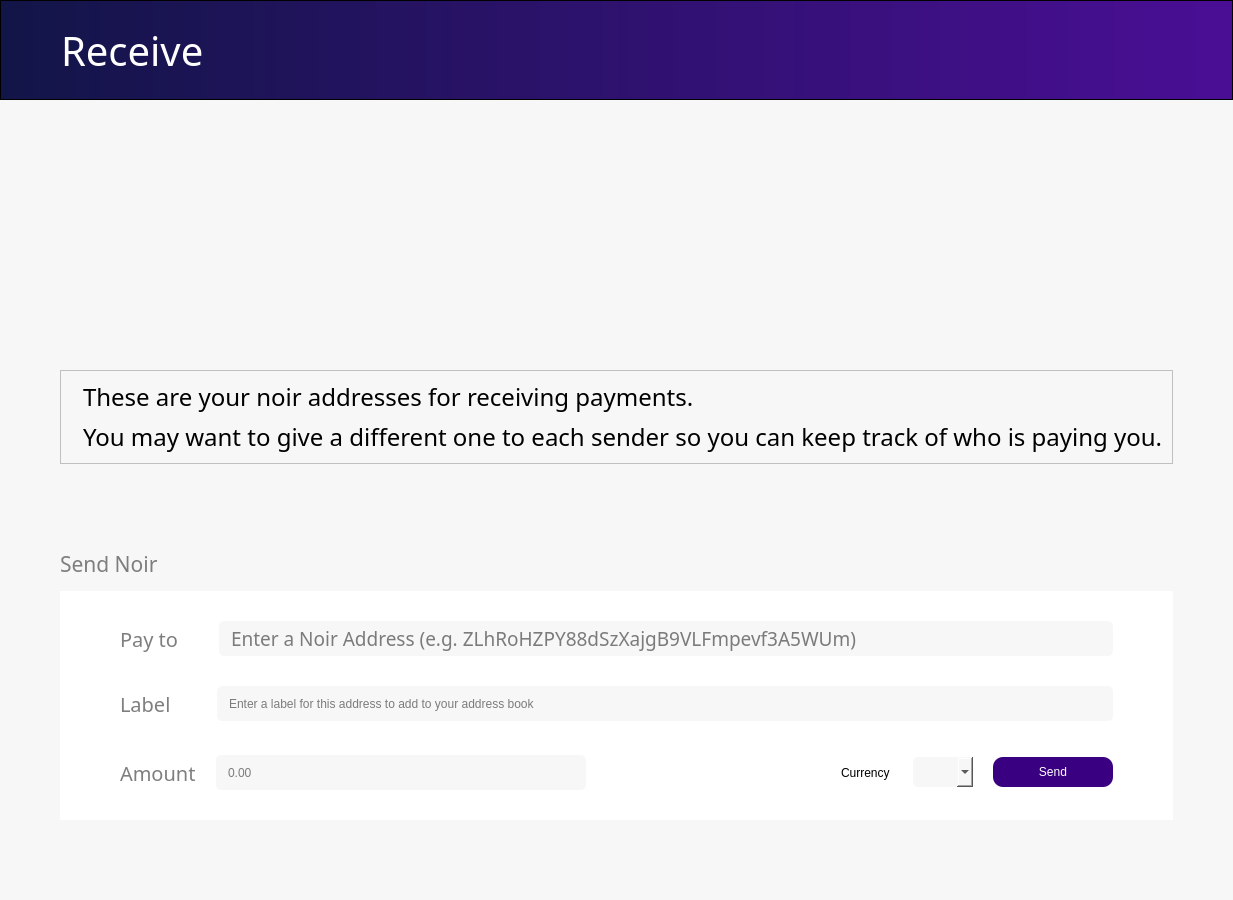
<?xml version="1.0" encoding="UTF-8"?>
<ui version="4.0">
 <class>SendCoinsDialog</class>
 <widget class="QDialog" name="SendCoinsDialog">
  <property name="geometry">
   <rect>
    <x>0</x>
    <y>0</y>
    <width>1002</width>
    <height>900</height>
   </rect>
  </property>
  <property name="windowTitle">
   <string>Send Coins</string>
  </property>
  <property name="styleSheet">
   <string notr="true">background-color:rgba(247, 247, 247, 250);</string>
  </property>
  <layout class="QVBoxLayout" name="verticalLayout" stretch="0,0,0,0">
   <property name="spacing">
    <number>5</number>
   </property>
   <property name="leftMargin">
    <number>0</number>
   </property>
   <property name="topMargin">
    <number>0</number>
   </property>
   <property name="rightMargin">
    <number>0</number>
   </property>
   <property name="bottomMargin">
    <number>0</number>
   </property>
   <item>
    <layout class="QVBoxLayout" name="Header">
     <property name="spacing">
      <number>0</number>
     </property>
     <property name="leftMargin">
      <number>0</number>
     </property>
     <property name="rightMargin">
      <number>0</number>
     </property>
     <item>
      <widget class="QFrame" name="frame">
       <property name="sizePolicy">
        <sizepolicy hsizetype="Preferred" vsizetype="Fixed">
         <horstretch>0</horstretch>
         <verstretch>0</verstretch>
        </sizepolicy>
       </property>
       <property name="minimumSize">
        <size>
         <width>1000</width>
         <height>100</height>
        </size>
       </property>
       <property name="styleSheet">
        <string notr="true">background: QLinearGradient(x1: 0, y1: 0, x2: 1, y2: 0, stop: 0 #121548, stop: 1 #4a0e95);</string>
       </property>
       <property name="frameShape">
        <enum>QFrame::StyledPanel</enum>
       </property>
       <property name="frameShadow">
        <enum>QFrame::Raised</enum>
       </property>
       <layout class="QHBoxLayout" name="horizontalLayout_2">
        <property name="leftMargin">
         <number>60</number>
        </property>
        <item>
         <widget class="QLabel" name="label_3">
          <property name="font">
           <font>
            <family>Source Sans Pro</family>
            <pointsize>30</pointsize>
           </font>
          </property>
          <property name="styleSheet">
           <string notr="true">background-color: rgb(0,0,0,0);
color: white;</string>
          </property>
          <property name="text">
           <string>Receive</string>
          </property>
         </widget>
        </item>
       </layout>
      </widget>
     </item>
     <item>
      <spacer name="verticalSpacer">
       <property name="orientation">
        <enum>Qt::Vertical</enum>
       </property>
       <property name="sizeHint" stdset="0">
        <size>
         <width>20</width>
         <height>40</height>
        </size>
       </property>
      </spacer>
     </item>
    </layout>
   </item>
   <item>
    <layout class="QVBoxLayout" name="verticalLayout_4">
     <property name="leftMargin">
      <number>60</number>
     </property>
     <property name="topMargin">
      <number>60</number>
     </property>
     <property name="rightMargin">
      <number>60</number>
     </property>
     <property name="bottomMargin">
      <number>60</number>
     </property>
     <item>
      <widget class="QFrame" name="frame_2">
       <property name="frameShape">
        <enum>QFrame::StyledPanel</enum>
       </property>
       <property name="frameShadow">
        <enum>QFrame::Raised</enum>
       </property>
       <layout class="QVBoxLayout" name="verticalLayout_6">
        <item>
         <layout class="QHBoxLayout" name="horizontalLayout_3">
          <property name="leftMargin">
           <number>0</number>
          </property>
          <item>
           <widget class="QLabel" name="label">
            <property name="sizePolicy">
             <sizepolicy hsizetype="Fixed" vsizetype="Fixed">
              <horstretch>0</horstretch>
              <verstretch>0</verstretch>
             </sizepolicy>
            </property>
            <property name="minimumSize">
             <size>
              <width>0</width>
              <height>0</height>
             </size>
            </property>
            <property name="sizeIncrement">
             <size>
              <width>0</width>
              <height>0</height>
             </size>
            </property>
            <property name="text">
             <string/>
            </property>
            <property name="pixmap">
             <pixmap resource="../bitcoin.qrc">:/res/icons/Exports_47.png</pixmap>
            </property>
            <property name="scaledContents">
             <bool>false</bool>
            </property>
            <property name="alignment">
             <set>Qt::AlignRight|Qt::AlignTrailing|Qt::AlignVCenter</set>
            </property>
           </widget>
          </item>
          <item>
           <layout class="QVBoxLayout" name="verticalLayout_5">
            <item>
             <widget class="QLabel" name="label_2">
              <property name="font">
               <font>
                <family>Source Sans Pro</family>
                <pointsize>18</pointsize>
               </font>
              </property>
              <property name="text">
               <string>These are your noir addresses for receiving payments.</string>
              </property>
             </widget>
            </item>
            <item>
             <widget class="QLabel" name="label_10">
              <property name="font">
               <font>
                <family>Source Sans Pro</family>
                <pointsize>18</pointsize>
               </font>
              </property>
              <property name="text">
               <string>You may want to give a different one to each sender so you can keep track of who is paying you.</string>
              </property>
             </widget>
            </item>
           </layout>
          </item>
         </layout>
        </item>
       </layout>
      </widget>
     </item>
    </layout>
   </item>
   <item>
    <layout class="QVBoxLayout" name="verticalLayout_10">
     <property name="spacing">
      <number>12</number>
     </property>
     <property name="leftMargin">
      <number>60</number>
     </property>
     <property name="topMargin">
      <number>20</number>
     </property>
     <property name="rightMargin">
      <number>60</number>
     </property>
     <property name="bottomMargin">
      <number>20</number>
     </property>
     <item>
      <widget class="QLabel" name="label_7">
       <property name="font">
        <font>
         <family>Source Sans Pro</family>
         <pointsize>16</pointsize>
        </font>
       </property>
       <property name="styleSheet">
        <string notr="true">color: rgb(126, 126, 126);</string>
       </property>
       <property name="text">
        <string>Send Noir</string>
       </property>
      </widget>
     </item>
     <item>
      <widget class="QFrame" name="PayFrame">
       <property name="styleSheet">
        <string notr="true">background-color: rgb(255, 255, 255);
border:0;</string>
       </property>
       <property name="frameShape">
        <enum>QFrame::StyledPanel</enum>
       </property>
       <property name="frameShadow">
        <enum>QFrame::Raised</enum>
       </property>
       <layout class="QVBoxLayout" name="verticalLayout_12">
        <property name="spacing">
         <number>30</number>
        </property>
        <property name="leftMargin">
         <number>60</number>
        </property>
        <property name="topMargin">
         <number>30</number>
        </property>
        <property name="rightMargin">
         <number>60</number>
        </property>
        <property name="bottomMargin">
         <number>30</number>
        </property>
        <item>
         <layout class="QHBoxLayout" name="horizontalLayout">
          <property name="spacing">
           <number>20</number>
          </property>
          <property name="topMargin">
           <number>0</number>
          </property>
          <item>
           <widget class="QLabel" name="label_4">
            <property name="font">
             <font>
              <family>Source Sans Pro</family>
              <pointsize>15</pointsize>
             </font>
            </property>
            <property name="styleSheet">
             <string notr="true">color: rgb(126, 126, 126);</string>
            </property>
            <property name="text">
             <string>Pay to    </string>
            </property>
           </widget>
          </item>
          <item>
           <widget class="QLineEdit" name="lineEdit">
            <property name="font">
             <font>
              <family>Source Sans Pro</family>
              <pointsize>14</pointsize>
             </font>
            </property>
            <property name="styleSheet">
             <string notr="true">background-color:rgba(247, 247, 247, 250);
height: 35px;
border-radius:5px;
border-style:solid;
border-color:gray;
border-width:thin;
padding-left: 10;
</string>
            </property>
            <property name="inputMask">
             <string/>
            </property>
            <property name="text">
             <string/>
            </property>
            <property name="cursorPosition">
             <number>0</number>
            </property>
            <property name="alignment">
             <set>Qt::AlignLeading|Qt::AlignLeft|Qt::AlignVCenter</set>
            </property>
            <property name="placeholderText">
             <string>Enter a Noir Address (e.g. ZLhRoHZPY88dSzXajgB9VLFmpevf3A5WUm)</string>
            </property>
           </widget>
          </item>
         </layout>
        </item>
        <item>
         <layout class="QHBoxLayout" name="horizontalLayout_4">
          <property name="spacing">
           <number>20</number>
          </property>
          <property name="leftMargin">
           <number>0</number>
          </property>
          <property name="topMargin">
           <number>0</number>
          </property>
          <property name="rightMargin">
           <number>0</number>
          </property>
          <property name="bottomMargin">
           <number>4</number>
          </property>
          <item>
           <widget class="QLabel" name="label_5">
            <property name="font">
             <font>
              <family>Source Sans Pro</family>
              <pointsize>15</pointsize>
             </font>
            </property>
            <property name="styleSheet">
             <string notr="true">color: rgb(126, 126, 126);</string>
            </property>
            <property name="text">
             <string>Label     </string>
            </property>
           </widget>
          </item>
          <item>
           <widget class="QLineEdit" name="lineEdit_2">
            <property name="styleSheet">
             <string notr="true">background-color:rgba(247, 247, 247, 250);
height: 35px;
border-radius:5px;
border-style:solid;
border-color:gray;
border-width:thin;
padding-left: 10;</string>
            </property>
            <property name="text">
             <string/>
            </property>
            <property name="placeholderText">
             <string>Enter a label for this address to add to your address book</string>
            </property>
           </widget>
          </item>
         </layout>
        </item>
        <item>
         <layout class="QHBoxLayout" name="horizontalLayout_5">
          <property name="spacing">
           <number>20</number>
          </property>
          <property name="topMargin">
           <number>0</number>
          </property>
          <item>
           <widget class="QLabel" name="label_6">
            <property name="font">
             <font>
              <family>Source Sans Pro</family>
              <pointsize>15</pointsize>
             </font>
            </property>
            <property name="styleSheet">
             <string notr="true">color: rgb(126, 126, 126);</string>
            </property>
            <property name="text">
             <string>Amount</string>
            </property>
           </widget>
          </item>
          <item>
           <widget class="QLineEdit" name="lineEdit_3">
            <property name="styleSheet">
             <string notr="true">background-color:rgba(247, 247, 247, 250);
height: 35px;
border-radius:5px;
border-style:solid;
border-color:gray;
border-width:thin;
padding-left: 10;</string>
            </property>
            <property name="text">
             <string/>
            </property>
            <property name="placeholderText">
             <string>0.00</string>
            </property>
           </widget>
          </item>
          <item>
           <widget class="QLabel" name="label_9">
            <property name="styleSheet">
             <string notr="true">color:white;</string>
            </property>
            <property name="lineWidth">
             <number>2</number>
            </property>
            <property name="text">
             <string>ADD SPACE IN THIS LABEL TO MAKE </string>
            </property>
           </widget>
          </item>
          <item>
           <widget class="QLabel" name="label_8">
            <property name="text">
             <string>Currency </string>
            </property>
           </widget>
          </item>
          <item>
           <widget class="QComboBox" name="comboBox">
            <property name="styleSheet">
             <string notr="true">background-color:rgba(247, 247, 247, 250);
height: 30px;
border-radius:5px;
border-style:solid;
border-color:gray;
border-width:thin;
</string>
            </property>
            <property name="currentText">
             <string/>
            </property>
            <property name="iconSize">
             <size>
              <width>0</width>
              <height>0</height>
             </size>
            </property>
           </widget>
          </item>
          <item>
           <widget class="QPushButton" name="pushButton">
            <property name="styleSheet">
             <string notr="true">background-color: rgb(57, 0, 130);
color: white;
border-radius:10px;
height:30px;
width:120px;</string>
            </property>
            <property name="text">
             <string>Send</string>
            </property>
           </widget>
          </item>
         </layout>
        </item>
       </layout>
      </widget>
     </item>
    </layout>
   </item>
   <item>
    <layout class="QHBoxLayout" name="horizontalLayout_6">
     <property name="leftMargin">
      <number>60</number>
     </property>
     <property name="topMargin">
      <number>30</number>
     </property>
     <property name="rightMargin">
      <number>60</number>
     </property>
     <property name="bottomMargin">
      <number>30</number>
     </property>
     <item>
      <layout class="QVBoxLayout" name="statusText">
       <property name="topMargin">
        <number>0</number>
       </property>
      </layout>
     </item>
     <item>
      <layout class="QVBoxLayout" name="spacer"/>
     </item>
     <item>
      <layout class="QHBoxLayout" name="statusBar"/>
     </item>
    </layout>
   </item>
  </layout>
 </widget>
 <resources>
  <include location="../bitcoin.qrc"/>
 </resources>
 <connections/>
</ui>
